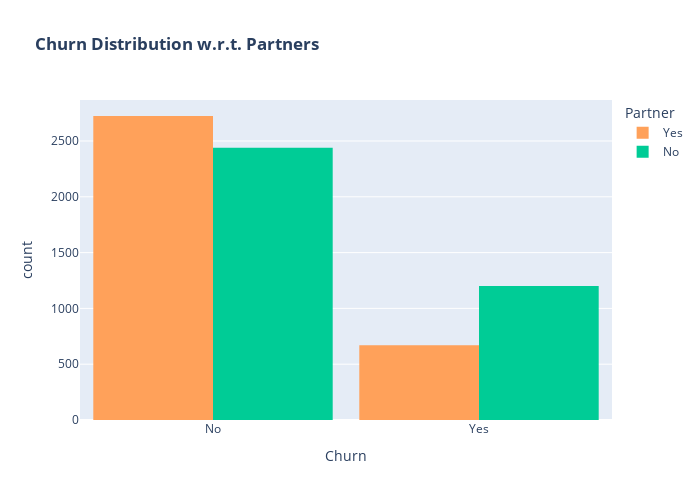

Write notebook code for a chart like this one.
### Code cell
# Define a custom color map for 'Partner' distribution
partner_color_map = {"Yes": '#FFA15A', "No": '#00CC96'}  # Updated colors

# Create a histogram using Plotly Express with custom colors for 'Partner'
fig = px.histogram(df, x="Churn", color="Partner", barmode="group", title="<b>Churn Distribution w.r.t. Partners</b>",
                   color_discrete_map=partner_color_map)

# Update layout with specific width, height, and bargap
fig.update_layout(width=700, height=500, bargap=0.1)

# Show the figure
fig.show()

### Figure 1 — Plotly figure (JSON) as saved in the notebook; plotly's stock layout.template omitted (floating-point values rounded to 4 significant figures; data arrays with more than 128 entries replaced by an {"elided": "..."} marker saying what was removed)
{"data": [{"alignmentgroup": "True", "bingroup": "x", "hovertemplate": "Partner=Yes<br>Churn=%{x}<br>count=%{y}<extra></extra>", "legendgroup": "Yes", "marker": {"color": "#FFA15A", "pattern": {"shape": ""}}, "name": "Yes", "offsetgroup": "Yes", "orientation": "v", "showlegend": true, "type": "histogram", "x": {"elided": "3393 str values"}, "xaxis": "x", "yaxis": "y"}, {"alignmentgroup": "True", "bingroup": "x", "hovertemplate": "Partner=No<br>Churn=%{x}<br>count=%{y}<extra></extra>", "legendgroup": "No", "marker": {"color": "#00CC96", "pattern": {"shape": ""}}, "name": "No", "offsetgroup": "No", "orientation": "v", "showlegend": true, "type": "histogram", "x": {"elided": "3639 str values"}, "xaxis": "x", "yaxis": "y"}], "layout": {"bargap": 0.1, "barmode": "group", "height": 500, "legend": {"title": {"text": "Partner"}, "tracegroupgap": 0}, "title": {"text": "<b>Churn Distribution w.r.t. Partners</b>"}, "width": 700, "xaxis": {"anchor": "y", "autorange": true, "domain": [0, 1], "range": [-0.5, 1.5], "title": {"text": "Churn"}, "type": "category"}, "yaxis": {"anchor": "x", "autorange": true, "domain": [0, 1], "range": [0, 2867.0], "title": {"text": "count"}}}}
